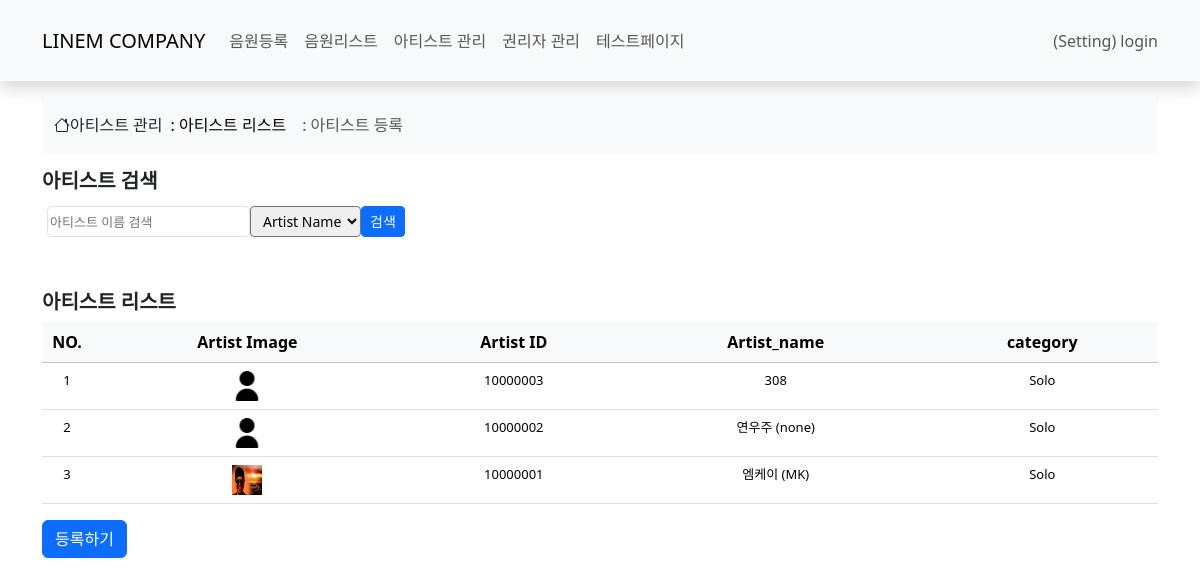
Screenshot of /maincms/Artist_list.html with the database file from the repository.
### maincms/models.py (models this page shows, shortened)
class create_Artist_profile(models.Model):
    Artist_name = models.TextField()
    Artist_name_en = models.TextField(blank=True,)
    sex = models.CharField(max_length=200)
    category = models.TextField()
    Albums = models.TextField(blank=True,)
    Melon_ID = models.CharField(max_length=200, blank=True,)
    Apple_url = models.TextField(blank=True,)
    Spotify_ID = models.CharField(max_length=22,blank=True,)
    Youtube_ID = models.CharField(max_length=24,blank=True,)
    genie_url = models.TextField(blank=True,)
    bugs_url = models.TextField(blank=True,)
    flo_url = models.TextField(blank=True,)
    vibe_url = models.TextField(blank=True,)
    create_date = models.DateTimeField()
    Artist_ID = models.CharField(max_length=200)
    Artist_image = models.ImageField(upload_to='Artist_images', blank=True,)

### maincms/views.py (the view)
# urls.py: path('Artist_list.html', views.Artists, name='Artists'),
def Artists(request):
    query = request.GET.get('q', '')  # 검색어
    field = request.GET.get('field', 'Artist_name')  # 검색 필드 (기본값: Artist_name)
    valid_fields = ['Artist_name', 'Artist_ID']
    if field not in valid_fields:
        field = 'Artist_name'
    if query:
        filter_kwargs = {f"{field}__icontains": query}
        Artist_list = create_Artist_profile.objects.filter(**filter_kwargs).order_by('-create_date')
    else:
        Artist_list = create_Artist_profile.objects.order_by('-create_date')
    context = {'Artist_list': Artist_list, 'query': query, 'field': field, 'valid_fields': valid_fields}
    return render(request, 'maincms/Artist_list.html', context)

### templates/maincms/Artist_list.html (shortened to what this page needs)
{% extends 'maincms_base.html' %}
{% block content %}
{% include "maincms/navbar.html" %}
<div class="container-lg py-3">
    {% include "maincms/ar_navbar.html" %}
    <h5 class="fw-bold mb-2">아티스트 검색</h5>
    <form method="get" action="{% url 'maincms:Artists' %}" class="info-field-start mb-5" style="font-size: 13px;">
        <input type="text" name="q" class="form-tr" placeholder="아티스트 이름 검색"
               value="{{ search_query }}">
        <select name="field" class="form-select-sm" style="height: 31px;">
            <option value="Artist_name" {% if field == "Artist_name" %}selected{% endif %}>Artist Name</option>
        </select>
        <button type="submit" class="btn btn-primary btn-sm">검색</button>
    </form>
    <h5 class="fw-bold mb-2">아티스트 리스트</h5>
    <table class="table">
        <thead class="table-light">
            <tr>
            <th scope="col-1" class="text-center" style="width:50px;">NO.</th>
            <th scope="col" class="text-center">Artist Image</th>
            <th scope="col" class="text-center">Artist ID</th>
            <th scope="col" class="text-center">Artist_name</th>
            <th scope="col" class="text-center">category</th>
            </tr>
        </thead>
        <tbody>
            {% if Artist_list %}
            {% for Artists in Artist_list %}
            <tr style="font-size: 13px;">
                <td class="text-center">{{ forloop.counter }}</td>
                <td class="text-center">
                    {% if Artists.Artist_image %}
                    <img src="http://localhost:8000/media/{{ Artists.Artist_image }}" style="width: 30px;" height="30px;">
                    {% else %}
                    <img src="http://localhost:8000/media/Artist_images/user_image_none.png" style="width: 30px;" height="30px;">
                    {% endif %}
                </td>
                <td class="text-center">{{ Artists.Artist_ID }}</td>
                <td class="text-center">{{ Artists.Artist_name }}
                    {% if Artists.Artist_name_en %}
                        ({{ Artists.Artist_name_en }})
                    {% endif %}
                    </td>
                <td class="text-center">{{ Artists.category }}</td>
            </tr>
            {% endfor %}
            {% else %}
                <tr><td>데이터 없음</td></tr>
            {% endif %}
        </tbody>
     </table>
        <a href="{% url 'maincms:create_artist' %}" class="btn btn-primary">등록하기</a>
</div>
{% endblock %}

### static/maincms.css (style rules this page uses)
div { align-items: center; }
.info-field-start { font-size: 13px; display: flex; padding: 5px; justify-self: left; }
.form-tr { width: 203px; height: 31px; border: 1px, solid #dee2e6; border-radius: 5px; }

### rows the page displays
create_Artist_profile: Artist_ID "10000003", Artist_name "308", category "Solo"
create_Artist_profile: Artist_ID "10000002", Artist_name "연우주", Artist_name_en "none", category "Solo"
create_Artist_profile: Artist_image (picture), Artist_ID "10000001", Artist_name "엠케이", Artist_name_en "MK", category "Solo"
